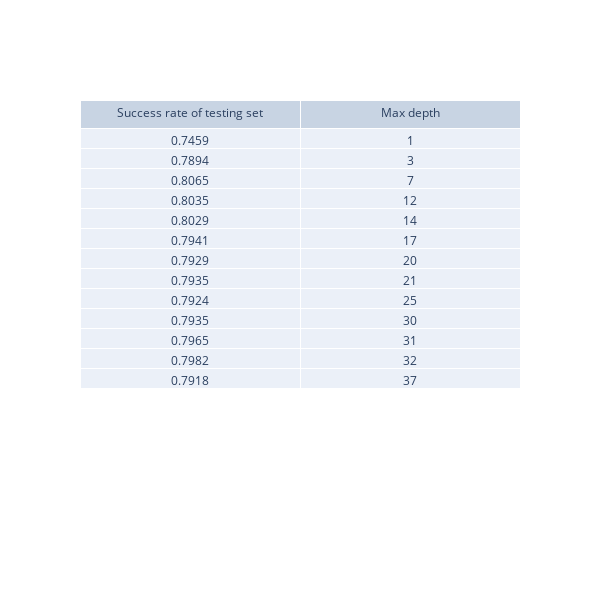

This figure's notebook cell:
### Code cell
random_forrest()

### Figure 1 — Plotly figure (JSON) as saved in the notebook; plotly's stock layout.template omitted (floating-point values rounded to 4 significant figures)
{"data": [{"cells": {"values": [[0.7459, 0.7894, 0.8065, 0.8035, 0.8029, 0.7941, 0.7929, 0.7935, 0.7924, 0.7935, 0.7965, 0.7982, 0.7918], [1, 3, 7, 12, 14, 17, 20, 21, 25, 30, 31, 32, 37]]}, "header": {"values": ["Success rate of testing set", "Max depth"]}, "type": "table"}], "layout": {"height": 600, "width": 600}}
